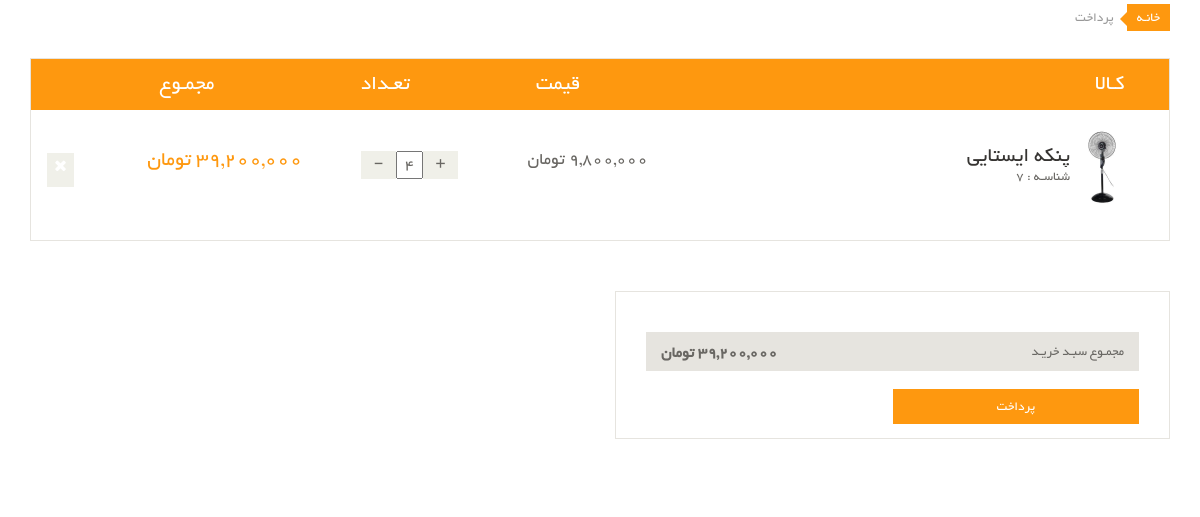
/user/user-basket (signed in), run on an earlier commit of the app's database.
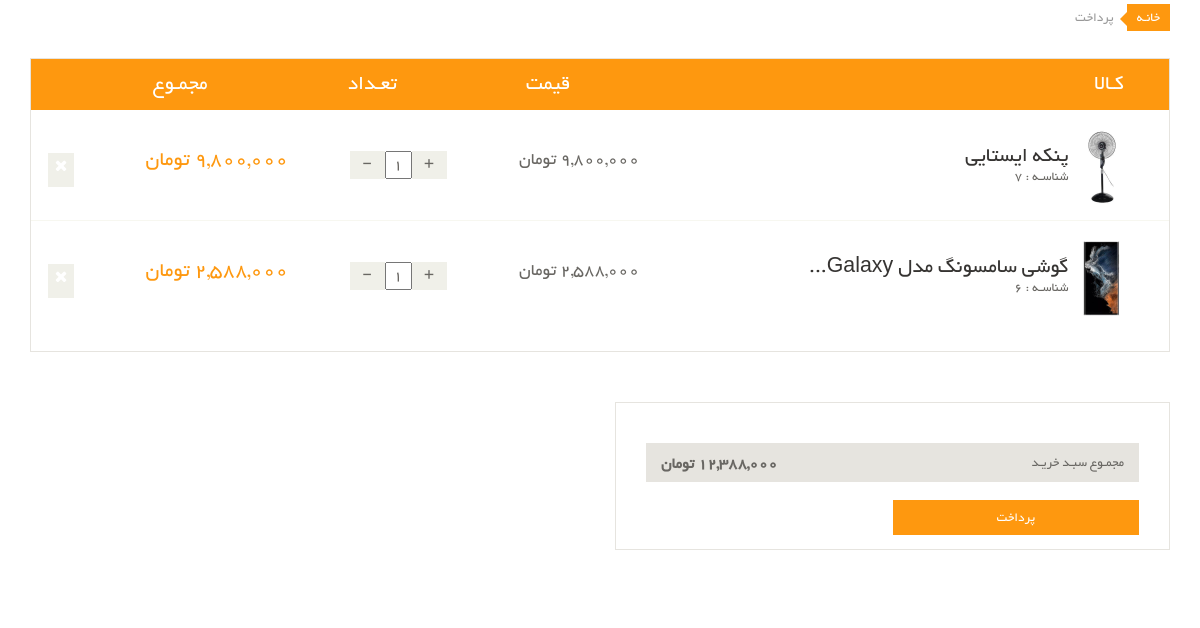
And on a later commit of the database.
### order_module/models.py (models this page shows, shortened)
class OrderDetail(models.Model):
    order = models.ForeignKey(
        Order, on_delete=models.CASCADE, verbose_name='سبد خرید')
    product = models.ForeignKey(
        Product, on_delete=models.CASCADE, verbose_name='محصول')
    final_price = models.IntegerField(
        null=True, blank=True, verbose_name='قیمت نهایی تکی محصول')
    count = models.IntegerField(verbose_name='تعداد')
    class Meta:
        verbose_name = 'جزییات سبد خرید'
        verbose_name_plural = 'لیست جزییات سبدهای خرید'

### product_module/models.py (models this page shows, shortened)
class Product(models.Model):
    title = models.CharField(max_length=300, verbose_name='نام محصول')
    category = models.ManyToManyField(
        ProductCategory, related_name='product_categories', verbose_name='دسته بندی ها')
    image = models.ImageField(
        upload_to='images/products', null=True, blank=True, verbose_name='تصویر محصول')
    brand = models.ForeignKey(
        ProductBrand, on_delete=models.CASCADE, verbose_name='برند', null=True, blank=True)
    price = models.IntegerField(verbose_name='قیمت')
    short_description = models.CharField(
        max_length=360, db_index=True, null=True, verbose_name='توضیحات کوتاه')
    description = models.TextField(verbose_name='توضیحات اصلی', db_index=True)
    slug = models.SlugField(default="", null=False, db_index=True, blank=True,
                            max_length=200, unique=True, verbose_name='عنوان در url')
    is_active = models.BooleanField(
        default=False, verbose_name='فعال / غیرفعال')
    is_delete = models.BooleanField(verbose_name='حذف شده / نشده')
    class Meta:
        verbose_name = 'محصول'
        verbose_name_plural = 'محصولات'

### user_panel_module/views.py (the view)
# urls.py: path('user-basket', views.user_basket, name='user_basket_page'),
@login_required
def user_basket(request: HttpRequest):
    current_order, created = Order.objects.prefetch_related(
        'orderdetail_set').get_or_create(is_paid=False, user_id=request.user.id)
    total_amount = current_order.calculate_total_price()
    context = {
        'order': current_order,
        'sum': total_amount
    }
    return render(request, 'user_panel_module/user_basket.html', context)

### order_module/models.py (called while the page is built)
    def calculate_total_price(self):
        total_amount = 0
        if self.is_paid:
            for order_detail in self.orderdetail_set.all():
                total_amount += order_detail.final_price * order_detail.count
        else:
            for order_detail in self.orderdetail_set.all():
                total_amount += order_detail.product.price * order_detail.count
        return total_amount

### polls/templatetags/poll_extras.py (called while the page is built)
@register.filter(name='three_digits_currency')
def three_digits_currency(value: int):
    return '{:,}'.format(value) + ' تومان'

@register.simple_tag
def multiply(quantity, price, *args, **kwargs):
    return three_digits_currency(quantity * price)

### user_panel_module/templates/user_panel_module/user_basket.html (shortened to what this page needs)
{% extends 'shared/_layout.html' %}
{% load poll_extras %}
{% block content %}
    <div id="order-detail-content">
        {% include 'user_panel_module/user_basket_content.html' %}
    </div>
{% endblock %}

### user_panel_module/templates/user_panel_module/user_basket_content.html (shortened to what this page needs)
{% load poll_extras %}
{% if order.orderdetail_set.all %}
    <section id="cart_items">
        <div class="container">
            <div class="breadcrumbs">
                <ol class="breadcrumb">
                    <li><a href="#">خانـه</a></li>
                    <li class="active">پرداخت</li>
                </ol>
            </div>
            <div class="table-responsive cart_info">
                <table class="table table-condensed">
                    <thead>
                    <tr class="cart_menu">
                        <td class="image">کـالا</td>
                        <td class="description"></td>
                        <td class="price">قیمت</td>
                        <td class="quantity">تعـداد</td>
                        <td class="total">مجمـوع</td>
                        <td></td>
                    </tr>
                    </thead>
                    <tbody>
                    {% for detail in order.orderdetail_set.all %}
                        <tr>
                            <td class="cart_product">
                                <a href=""><img src="{{ detail.product.image.url }}" width="75" alt=""></a>
                            </td>
                            <td class="cart_description">
                                <h4><a href="" class="one-line-text">{{ detail.product.title }}</a></h4>
                                <p>شناسـه : {{ detail.product.id }}</p>
                            </td>
                            <td class="cart_price">
                                <p>{{ detail.product.price|three_digits_currency }}</p>
                            </td>
                            <td class="cart_quantity">
                                <div class="cart_quantity_button">
                                    <a class="cart_quantity_up cursor-pointer"
                                       onclick="changeOrderDetailCount({{ detail.id }}, 'increase')"> + </a>
                                    <input class="cart_quantity_input" type="text" name="quantity"
                                           value="{{ detail.count }}"
                                           autocomplete="off" size="2">
                                    <a class="cart_quantity_down  cursor-pointer"
                                       onclick="changeOrderDetailCount({{ detail.id }}, 'decrease')"> - </a>
                                </div>
                            </td>
                            <td class="cart_total">
                                <p class="cart_total_price"> {% multiply detail.count detail.product.price %} </p>
                            </td>
                            <td class="cart_delete">
                                <a class="cart_quantity_delete" onclick="removeOrderDetail({{ detail.id }})"><i
                                        class="fa fa-times"></i></a>
                            </td>
                        </tr>
                    {% endfor %}
                    </tbody>
                </table>
            </div>
        </div>
    </section>
    <section id="do_action">
        <div class="container">
            <div class="row">
                <div class="col-sm-6">
                    <div class="total_area">
                        <ul>
                            <li>مجمـوع سبـد خریـد <span>{{ sum|three_digits_currency }}</span></li>
                        </ul>
                        <a class="btn btn-default check_out" href="{% url 'request_payment' %}">پرداخت</a>
                    </div>
                </div>
            </div>
        </div>
    </section>
{% endif %}

What changed in the data, as far as the page shows it:
changed OrderDetail "پنکه ایستایی": quantity "4" → "1"; count+product "39,200,000 تومان" → "9,800,000 تومان"
added OrderDetail: product.image (picture), product "گوشی سامسونگ مدل…", product.id "6", product.price|three_digits_currency "2,588,000 تومان", quantity "1", count+product "2,588,000 تومان"
Also different on the page:
{{ sum|three_digits_currency }}: "39,200,000 تومان" → "12,388,000 تومان"
